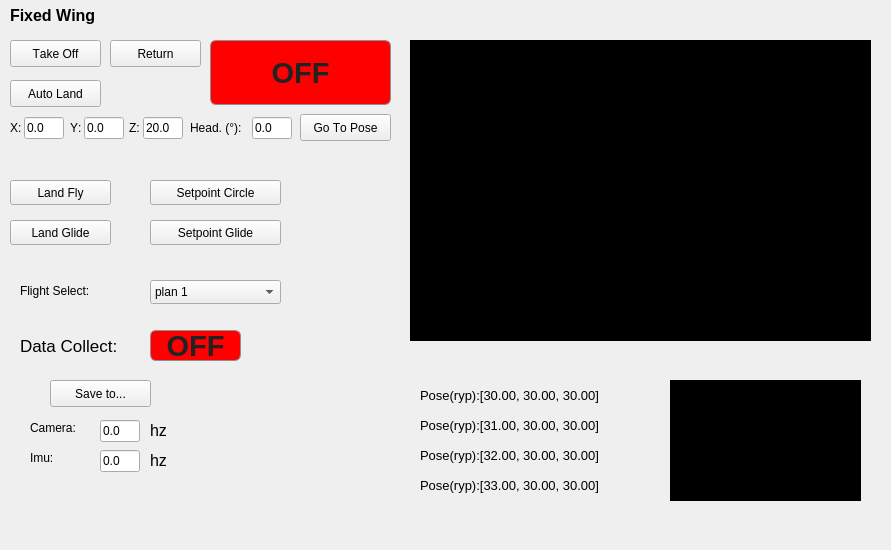
<?xml version="1.0" encoding="UTF-8"?>
<ui version="4.0">
 <class>QuadWidget</class>
 <widget class="QWidget" name="QuadWidget">
  <property name="geometry">
   <rect>
    <x>0</x>
    <y>0</y>
    <width>891</width>
    <height>550</height>
   </rect>
  </property>
  <property name="sizePolicy">
   <sizepolicy hsizetype="Minimum" vsizetype="Fixed">
    <horstretch>0</horstretch>
    <verstretch>0</verstretch>
   </sizepolicy>
  </property>
  <property name="minimumSize">
   <size>
    <width>330</width>
    <height>550</height>
   </size>
  </property>
  <property name="baseSize">
   <size>
    <width>0</width>
    <height>0</height>
   </size>
  </property>
  <property name="font">
   <font>
    <kerning>false</kerning>
   </font>
  </property>
  <property name="windowTitle">
   <string>Copilot</string>
  </property>
  <widget class="QLabel" name="label_8">
   <property name="geometry">
    <rect>
     <x>10</x>
     <y>0</y>
     <width>211</width>
     <height>31</height>
    </rect>
   </property>
   <property name="font">
    <font>
     <pointsize>12</pointsize>
     <weight>75</weight>
     <bold>true</bold>
    </font>
   </property>
   <property name="text">
    <string>Fixed Wing</string>
   </property>
  </widget>
  <widget class="QPushButton" name="button_take_off">
   <property name="geometry">
    <rect>
     <x>10</x>
     <y>40</y>
     <width>91</width>
     <height>27</height>
    </rect>
   </property>
   <property name="cursor">
    <cursorShape>ArrowCursor</cursorShape>
   </property>
   <property name="text">
    <string>Take Off</string>
   </property>
  </widget>
  <widget class="QPushButton" name="button_off">
   <property name="enabled">
    <bool>false</bool>
   </property>
   <property name="geometry">
    <rect>
     <x>210</x>
     <y>40</y>
     <width>181</width>
     <height>65</height>
    </rect>
   </property>
   <property name="font">
    <font>
     <pointsize>22</pointsize>
     <weight>75</weight>
     <bold>true</bold>
    </font>
   </property>
   <property name="cursor">
    <cursorShape>ArrowCursor</cursorShape>
   </property>
   <property name="autoFillBackground">
    <bool>false</bool>
   </property>
   <property name="styleSheet">
    <string notr="true">QPushButton:pressed { 
		    color: #ffffff;
        		border: 3px solid #8f8f91; 
        		border-radius: 6px; 
        		background-color: 
        		qlineargradient(x1: 0, y1: 0, x2: 0, y2: 1, stop: 0 #ff0000, stop: 1 #ff0000); }
QPushButton:disabled { 
			color: #222222;
        		border: 1px solid #8f8f91; 
        		border-radius: 6px; 
        		background-color: 
        		qlineargradient(x1: 0, y1: 0, x2: 0, y2: 1, stop: 0 #ff0000, stop: 1 #ff0000); }
QPushButton { 
			color: #000000;
        		border: 1px solid #8f8f91; 
        		border-radius: 6px; 
        		background-color: 
        		qlineargradient(x1: 0, y1: 0, x2: 0, y2: 1, stop: 0 #ff0000, stop: 1 #ff0000); }</string>
   </property>
   <property name="text">
    <string>OFF</string>
   </property>
  </widget>
  <widget class="QPushButton" name="button_return">
   <property name="geometry">
    <rect>
     <x>110</x>
     <y>40</y>
     <width>91</width>
     <height>27</height>
    </rect>
   </property>
   <property name="cursor">
    <cursorShape>ArrowCursor</cursorShape>
   </property>
   <property name="toolTip">
    <string>Reset velocities to zero</string>
   </property>
   <property name="text">
    <string>Return</string>
   </property>
  </widget>
  <widget class="QPushButton" name="button_go_to_pose">
   <property name="geometry">
    <rect>
     <x>300</x>
     <y>114</y>
     <width>91</width>
     <height>27</height>
    </rect>
   </property>
   <property name="font">
    <font>
     <weight>50</weight>
     <bold>false</bold>
    </font>
   </property>
   <property name="cursor">
    <cursorShape>ArrowCursor</cursorShape>
   </property>
   <property name="text">
    <string>Go To Pose</string>
   </property>
  </widget>
  <widget class="QPushButton" name="button_auto_land">
   <property name="geometry">
    <rect>
     <x>10</x>
     <y>80</y>
     <width>91</width>
     <height>27</height>
    </rect>
   </property>
   <property name="cursor">
    <cursorShape>ArrowCursor</cursorShape>
   </property>
   <property name="mouseTracking">
    <bool>false</bool>
   </property>
   <property name="text">
    <string>Auto Land</string>
   </property>
  </widget>
  <widget class="QLineEdit" name="go_to_pose_x">
   <property name="geometry">
    <rect>
     <x>24</x>
     <y>117</y>
     <width>40</width>
     <height>22</height>
    </rect>
   </property>
   <property name="text">
    <string>0.0</string>
   </property>
  </widget>
  <widget class="QLabel" name="label_go_to_pose_x">
   <property name="geometry">
    <rect>
     <x>10</x>
     <y>120</y>
     <width>16</width>
     <height>16</height>
    </rect>
   </property>
   <property name="text">
    <string>X:</string>
   </property>
  </widget>
  <widget class="QLabel" name="label_go_to_pose_y">
   <property name="geometry">
    <rect>
     <x>70</x>
     <y>120</y>
     <width>16</width>
     <height>16</height>
    </rect>
   </property>
   <property name="text">
    <string>Y:</string>
   </property>
  </widget>
  <widget class="QLineEdit" name="go_to_pose_y">
   <property name="geometry">
    <rect>
     <x>84</x>
     <y>117</y>
     <width>40</width>
     <height>22</height>
    </rect>
   </property>
   <property name="text">
    <string>0.0</string>
   </property>
  </widget>
  <widget class="QLabel" name="label_go_to_pose_z">
   <property name="geometry">
    <rect>
     <x>129</x>
     <y>120</y>
     <width>16</width>
     <height>16</height>
    </rect>
   </property>
   <property name="text">
    <string>Z:</string>
   </property>
  </widget>
  <widget class="QLineEdit" name="go_to_pose_z">
   <property name="geometry">
    <rect>
     <x>143</x>
     <y>117</y>
     <width>40</width>
     <height>22</height>
    </rect>
   </property>
   <property name="text">
    <string>20.0</string>
   </property>
  </widget>
  <widget class="QLabel" name="label_go_to_pose_heading">
   <property name="geometry">
    <rect>
     <x>190</x>
     <y>120</y>
     <width>61</width>
     <height>16</height>
    </rect>
   </property>
   <property name="text">
    <string>Head. (°):</string>
   </property>
  </widget>
  <widget class="QLineEdit" name="go_to_pose_heading">
   <property name="geometry">
    <rect>
     <x>252</x>
     <y>117</y>
     <width>40</width>
     <height>22</height>
    </rect>
   </property>
   <property name="text">
    <string>0.0</string>
   </property>
  </widget>
  <widget class="QPushButton" name="button_land_fly">
   <property name="geometry">
    <rect>
     <x>10</x>
     <y>180</y>
     <width>101</width>
     <height>25</height>
    </rect>
   </property>
   <property name="text">
    <string>Land Fly</string>
   </property>
  </widget>
  <widget class="QPushButton" name="button_land_glide">
   <property name="geometry">
    <rect>
     <x>10</x>
     <y>220</y>
     <width>101</width>
     <height>25</height>
    </rect>
   </property>
   <property name="text">
    <string>Land Glide</string>
   </property>
  </widget>
  <widget class="QPushButton" name="button_setpoint_circle">
   <property name="geometry">
    <rect>
     <x>150</x>
     <y>180</y>
     <width>131</width>
     <height>25</height>
    </rect>
   </property>
   <property name="text">
    <string>Setpoint Circle</string>
   </property>
  </widget>
  <widget class="QPushButton" name="button_setpoint_glide">
   <property name="geometry">
    <rect>
     <x>150</x>
     <y>220</y>
     <width>131</width>
     <height>25</height>
    </rect>
   </property>
   <property name="text">
    <string>Setpoint Glide</string>
   </property>
  </widget>
  <widget class="QLabel" name="ImageLabel_video">
   <property name="geometry">
    <rect>
     <x>410</x>
     <y>40</y>
     <width>461</width>
     <height>301</height>
    </rect>
   </property>
   <property name="palette">
    <palette>
     <active>
      <colorrole role="WindowText">
       <brush brushstyle="SolidPattern">
        <color alpha="255">
         <red>0</red>
         <green>0</green>
         <blue>0</blue>
        </color>
       </brush>
      </colorrole>
      <colorrole role="Button">
       <brush brushstyle="SolidPattern">
        <color alpha="255">
         <red>0</red>
         <green>0</green>
         <blue>0</blue>
        </color>
       </brush>
      </colorrole>
      <colorrole role="Light">
       <brush brushstyle="SolidPattern">
        <color alpha="255">
         <red>255</red>
         <green>255</green>
         <blue>255</blue>
        </color>
       </brush>
      </colorrole>
      <colorrole role="Midlight">
       <brush brushstyle="SolidPattern">
        <color alpha="255">
         <red>255</red>
         <green>255</green>
         <blue>255</blue>
        </color>
       </brush>
      </colorrole>
      <colorrole role="Dark">
       <brush brushstyle="SolidPattern">
        <color alpha="255">
         <red>127</red>
         <green>127</green>
         <blue>127</blue>
        </color>
       </brush>
      </colorrole>
      <colorrole role="Mid">
       <brush brushstyle="SolidPattern">
        <color alpha="255">
         <red>170</red>
         <green>170</green>
         <blue>170</blue>
        </color>
       </brush>
      </colorrole>
      <colorrole role="Text">
       <brush brushstyle="SolidPattern">
        <color alpha="255">
         <red>0</red>
         <green>0</green>
         <blue>0</blue>
        </color>
       </brush>
      </colorrole>
      <colorrole role="BrightText">
       <brush brushstyle="SolidPattern">
        <color alpha="255">
         <red>255</red>
         <green>255</green>
         <blue>255</blue>
        </color>
       </brush>
      </colorrole>
      <colorrole role="ButtonText">
       <brush brushstyle="SolidPattern">
        <color alpha="255">
         <red>0</red>
         <green>0</green>
         <blue>0</blue>
        </color>
       </brush>
      </colorrole>
      <colorrole role="Base">
       <brush brushstyle="SolidPattern">
        <color alpha="255">
         <red>0</red>
         <green>0</green>
         <blue>0</blue>
        </color>
       </brush>
      </colorrole>
      <colorrole role="Window">
       <brush brushstyle="SolidPattern">
        <color alpha="255">
         <red>0</red>
         <green>0</green>
         <blue>0</blue>
        </color>
       </brush>
      </colorrole>
      <colorrole role="Shadow">
       <brush brushstyle="SolidPattern">
        <color alpha="255">
         <red>0</red>
         <green>0</green>
         <blue>0</blue>
        </color>
       </brush>
      </colorrole>
      <colorrole role="AlternateBase">
       <brush brushstyle="SolidPattern">
        <color alpha="255">
         <red>255</red>
         <green>255</green>
         <blue>255</blue>
        </color>
       </brush>
      </colorrole>
      <colorrole role="ToolTipBase">
       <brush brushstyle="SolidPattern">
        <color alpha="255">
         <red>255</red>
         <green>255</green>
         <blue>220</blue>
        </color>
       </brush>
      </colorrole>
      <colorrole role="ToolTipText">
       <brush brushstyle="SolidPattern">
        <color alpha="255">
         <red>0</red>
         <green>0</green>
         <blue>0</blue>
        </color>
       </brush>
      </colorrole>
     </active>
     <inactive>
      <colorrole role="WindowText">
       <brush brushstyle="SolidPattern">
        <color alpha="255">
         <red>0</red>
         <green>0</green>
         <blue>0</blue>
        </color>
       </brush>
      </colorrole>
      <colorrole role="Button">
       <brush brushstyle="SolidPattern">
        <color alpha="255">
         <red>0</red>
         <green>0</green>
         <blue>0</blue>
        </color>
       </brush>
      </colorrole>
      <colorrole role="Light">
       <brush brushstyle="SolidPattern">
        <color alpha="255">
         <red>255</red>
         <green>255</green>
         <blue>255</blue>
        </color>
       </brush>
      </colorrole>
      <colorrole role="Midlight">
       <brush brushstyle="SolidPattern">
        <color alpha="255">
         <red>255</red>
         <green>255</green>
         <blue>255</blue>
        </color>
       </brush>
      </colorrole>
      <colorrole role="Dark">
       <brush brushstyle="SolidPattern">
        <color alpha="255">
         <red>127</red>
         <green>127</green>
         <blue>127</blue>
        </color>
       </brush>
      </colorrole>
      <colorrole role="Mid">
       <brush brushstyle="SolidPattern">
        <color alpha="255">
         <red>170</red>
         <green>170</green>
         <blue>170</blue>
        </color>
       </brush>
      </colorrole>
      <colorrole role="Text">
       <brush brushstyle="SolidPattern">
        <color alpha="255">
         <red>0</red>
         <green>0</green>
         <blue>0</blue>
        </color>
       </brush>
      </colorrole>
      <colorrole role="BrightText">
       <brush brushstyle="SolidPattern">
        <color alpha="255">
         <red>255</red>
         <green>255</green>
         <blue>255</blue>
        </color>
       </brush>
      </colorrole>
      <colorrole role="ButtonText">
       <brush brushstyle="SolidPattern">
        <color alpha="255">
         <red>0</red>
         <green>0</green>
         <blue>0</blue>
        </color>
       </brush>
      </colorrole>
      <colorrole role="Base">
       <brush brushstyle="SolidPattern">
        <color alpha="255">
         <red>0</red>
         <green>0</green>
         <blue>0</blue>
        </color>
       </brush>
      </colorrole>
      <colorrole role="Window">
       <brush brushstyle="SolidPattern">
        <color alpha="255">
         <red>0</red>
         <green>0</green>
         <blue>0</blue>
        </color>
       </brush>
      </colorrole>
      <colorrole role="Shadow">
       <brush brushstyle="SolidPattern">
        <color alpha="255">
         <red>0</red>
         <green>0</green>
         <blue>0</blue>
        </color>
       </brush>
      </colorrole>
      <colorrole role="AlternateBase">
       <brush brushstyle="SolidPattern">
        <color alpha="255">
         <red>255</red>
         <green>255</green>
         <blue>255</blue>
        </color>
       </brush>
      </colorrole>
      <colorrole role="ToolTipBase">
       <brush brushstyle="SolidPattern">
        <color alpha="255">
         <red>255</red>
         <green>255</green>
         <blue>220</blue>
        </color>
       </brush>
      </colorrole>
      <colorrole role="ToolTipText">
       <brush brushstyle="SolidPattern">
        <color alpha="255">
         <red>0</red>
         <green>0</green>
         <blue>0</blue>
        </color>
       </brush>
      </colorrole>
     </inactive>
     <disabled>
      <colorrole role="WindowText">
       <brush brushstyle="SolidPattern">
        <color alpha="255">
         <red>127</red>
         <green>127</green>
         <blue>127</blue>
        </color>
       </brush>
      </colorrole>
      <colorrole role="Button">
       <brush brushstyle="SolidPattern">
        <color alpha="255">
         <red>0</red>
         <green>0</green>
         <blue>0</blue>
        </color>
       </brush>
      </colorrole>
      <colorrole role="Light">
       <brush brushstyle="SolidPattern">
        <color alpha="255">
         <red>255</red>
         <green>255</green>
         <blue>255</blue>
        </color>
       </brush>
      </colorrole>
      <colorrole role="Midlight">
       <brush brushstyle="SolidPattern">
        <color alpha="255">
         <red>255</red>
         <green>255</green>
         <blue>255</blue>
        </color>
       </brush>
      </colorrole>
      <colorrole role="Dark">
       <brush brushstyle="SolidPattern">
        <color alpha="255">
         <red>127</red>
         <green>127</green>
         <blue>127</blue>
        </color>
       </brush>
      </colorrole>
      <colorrole role="Mid">
       <brush brushstyle="SolidPattern">
        <color alpha="255">
         <red>170</red>
         <green>170</green>
         <blue>170</blue>
        </color>
       </brush>
      </colorrole>
      <colorrole role="Text">
       <brush brushstyle="SolidPattern">
        <color alpha="255">
         <red>127</red>
         <green>127</green>
         <blue>127</blue>
        </color>
       </brush>
      </colorrole>
      <colorrole role="BrightText">
       <brush brushstyle="SolidPattern">
        <color alpha="255">
         <red>255</red>
         <green>255</green>
         <blue>255</blue>
        </color>
       </brush>
      </colorrole>
      <colorrole role="ButtonText">
       <brush brushstyle="SolidPattern">
        <color alpha="255">
         <red>127</red>
         <green>127</green>
         <blue>127</blue>
        </color>
       </brush>
      </colorrole>
      <colorrole role="Base">
       <brush brushstyle="SolidPattern">
        <color alpha="255">
         <red>0</red>
         <green>0</green>
         <blue>0</blue>
        </color>
       </brush>
      </colorrole>
      <colorrole role="Window">
       <brush brushstyle="SolidPattern">
        <color alpha="255">
         <red>0</red>
         <green>0</green>
         <blue>0</blue>
        </color>
       </brush>
      </colorrole>
      <colorrole role="Shadow">
       <brush brushstyle="SolidPattern">
        <color alpha="255">
         <red>0</red>
         <green>0</green>
         <blue>0</blue>
        </color>
       </brush>
      </colorrole>
      <colorrole role="AlternateBase">
       <brush brushstyle="SolidPattern">
        <color alpha="255">
         <red>255</red>
         <green>255</green>
         <blue>255</blue>
        </color>
       </brush>
      </colorrole>
      <colorrole role="ToolTipBase">
       <brush brushstyle="SolidPattern">
        <color alpha="255">
         <red>255</red>
         <green>255</green>
         <blue>220</blue>
        </color>
       </brush>
      </colorrole>
      <colorrole role="ToolTipText">
       <brush brushstyle="SolidPattern">
        <color alpha="255">
         <red>0</red>
         <green>0</green>
         <blue>0</blue>
        </color>
       </brush>
      </colorrole>
     </disabled>
    </palette>
   </property>
   <property name="styleSheet">
    <string notr="true">background-color: rgb(0, 0, 0);</string>
   </property>
   <property name="text">
    <string/>
   </property>
  </widget>
  <widget class="QComboBox" name="PixelFormat">
   <property name="geometry">
    <rect>
     <x>150</x>
     <y>280</y>
     <width>131</width>
     <height>24</height>
    </rect>
   </property>
   <property name="editable">
    <bool>false</bool>
   </property>
   <item>
    <property name="text">
     <string>plan 1</string>
    </property>
   </item>
   <item>
    <property name="text">
     <string>plan 2</string>
    </property>
   </item>
  </widget>
  <widget class="QLabel" name="label_flight_select">
   <property name="geometry">
    <rect>
     <x>20</x>
     <y>270</y>
     <width>101</width>
     <height>41</height>
    </rect>
   </property>
   <property name="text">
    <string>Flight Select:</string>
   </property>
  </widget>
  <widget class="QLabel" name="label_pose_1">
   <property name="geometry">
    <rect>
     <x>420</x>
     <y>380</y>
     <width>391</width>
     <height>31</height>
    </rect>
   </property>
   <property name="font">
    <font>
     <pointsize>10</pointsize>
    </font>
   </property>
   <property name="text">
    <string>Pose(ryp):[30.00, 30.00, 30.00]</string>
   </property>
  </widget>
  <widget class="QLabel" name="label_pose_2">
   <property name="geometry">
    <rect>
     <x>420</x>
     <y>410</y>
     <width>391</width>
     <height>31</height>
    </rect>
   </property>
   <property name="font">
    <font>
     <pointsize>10</pointsize>
    </font>
   </property>
   <property name="text">
    <string>Pose(ryp):[31.00, 30.00, 30.00]</string>
   </property>
  </widget>
  <widget class="QLabel" name="label_pose_3">
   <property name="geometry">
    <rect>
     <x>420</x>
     <y>440</y>
     <width>391</width>
     <height>31</height>
    </rect>
   </property>
   <property name="font">
    <font>
     <pointsize>10</pointsize>
    </font>
   </property>
   <property name="text">
    <string>Pose(ryp):[32.00, 30.00, 30.00]</string>
   </property>
  </widget>
  <widget class="QLabel" name="label_pose_4">
   <property name="geometry">
    <rect>
     <x>420</x>
     <y>470</y>
     <width>391</width>
     <height>31</height>
    </rect>
   </property>
   <property name="font">
    <font>
     <pointsize>10</pointsize>
    </font>
   </property>
   <property name="text">
    <string>Pose(ryp):[33.00, 30.00, 30.00]</string>
   </property>
  </widget>
  <widget class="QPushButton" name="button_off_2">
   <property name="enabled">
    <bool>false</bool>
   </property>
   <property name="geometry">
    <rect>
     <x>150</x>
     <y>330</y>
     <width>91</width>
     <height>31</height>
    </rect>
   </property>
   <property name="font">
    <font>
     <pointsize>22</pointsize>
     <weight>75</weight>
     <bold>true</bold>
    </font>
   </property>
   <property name="cursor">
    <cursorShape>ArrowCursor</cursorShape>
   </property>
   <property name="autoFillBackground">
    <bool>false</bool>
   </property>
   <property name="styleSheet">
    <string notr="true">QPushButton:pressed { 
		    color: #ffffff;
        		border: 3px solid #8f8f91; 
        		border-radius: 6px; 
        		background-color: 
        		qlineargradient(x1: 0, y1: 0, x2: 0, y2: 1, stop: 0 #ff0000, stop: 1 #ff0000); }
QPushButton:disabled { 
			color: #222222;
        		border: 1px solid #8f8f91; 
        		border-radius: 6px; 
        		background-color: 
        		qlineargradient(x1: 0, y1: 0, x2: 0, y2: 1, stop: 0 #ff0000, stop: 1 #ff0000); }
QPushButton { 
			color: #000000;
        		border: 1px solid #8f8f91; 
        		border-radius: 6px; 
        		background-color: 
        		qlineargradient(x1: 0, y1: 0, x2: 0, y2: 1, stop: 0 #ff0000, stop: 1 #ff0000); }</string>
   </property>
   <property name="text">
    <string>OFF</string>
   </property>
  </widget>
  <widget class="QLabel" name="label_data_collect">
   <property name="geometry">
    <rect>
     <x>20</x>
     <y>320</y>
     <width>111</width>
     <height>51</height>
    </rect>
   </property>
   <property name="font">
    <font>
     <pointsize>13</pointsize>
    </font>
   </property>
   <property name="text">
    <string>Data Collect:</string>
   </property>
  </widget>
  <widget class="QPushButton" name="button_save_data_collect">
   <property name="geometry">
    <rect>
     <x>50</x>
     <y>380</y>
     <width>101</width>
     <height>27</height>
    </rect>
   </property>
   <property name="cursor">
    <cursorShape>ArrowCursor</cursorShape>
   </property>
   <property name="text">
    <string>Save to...</string>
   </property>
  </widget>
  <widget class="QLabel" name="label_go_to_pose_x_2">
   <property name="geometry">
    <rect>
     <x>30</x>
     <y>420</y>
     <width>61</width>
     <height>16</height>
    </rect>
   </property>
   <property name="text">
    <string>Camera:</string>
   </property>
  </widget>
  <widget class="QLabel" name="label_go_to_pose_x_3">
   <property name="geometry">
    <rect>
     <x>30</x>
     <y>450</y>
     <width>61</width>
     <height>16</height>
    </rect>
   </property>
   <property name="text">
    <string>Imu:</string>
   </property>
  </widget>
  <widget class="QLineEdit" name="go_to_pose_x_2">
   <property name="geometry">
    <rect>
     <x>100</x>
     <y>420</y>
     <width>40</width>
     <height>22</height>
    </rect>
   </property>
   <property name="text">
    <string>0.0</string>
   </property>
  </widget>
  <widget class="QLineEdit" name="go_to_pose_x_3">
   <property name="geometry">
    <rect>
     <x>100</x>
     <y>450</y>
     <width>40</width>
     <height>22</height>
    </rect>
   </property>
   <property name="text">
    <string>0.0</string>
   </property>
  </widget>
  <widget class="QLabel" name="label_go_to_pose_x_4">
   <property name="geometry">
    <rect>
     <x>150</x>
     <y>420</y>
     <width>61</width>
     <height>21</height>
    </rect>
   </property>
   <property name="font">
    <font>
     <pointsize>12</pointsize>
    </font>
   </property>
   <property name="text">
    <string>hz</string>
   </property>
  </widget>
  <widget class="QLabel" name="label_go_to_pose_x_5">
   <property name="geometry">
    <rect>
     <x>150</x>
     <y>450</y>
     <width>61</width>
     <height>21</height>
    </rect>
   </property>
   <property name="font">
    <font>
     <pointsize>12</pointsize>
    </font>
   </property>
   <property name="text">
    <string>hz</string>
   </property>
  </widget>
  <widget class="QLabel" name="ImageLabel_lidar">
   <property name="geometry">
    <rect>
     <x>670</x>
     <y>380</y>
     <width>191</width>
     <height>121</height>
    </rect>
   </property>
   <property name="palette">
    <palette>
     <active>
      <colorrole role="WindowText">
       <brush brushstyle="SolidPattern">
        <color alpha="255">
         <red>0</red>
         <green>0</green>
         <blue>0</blue>
        </color>
       </brush>
      </colorrole>
      <colorrole role="Button">
       <brush brushstyle="SolidPattern">
        <color alpha="255">
         <red>0</red>
         <green>0</green>
         <blue>0</blue>
        </color>
       </brush>
      </colorrole>
      <colorrole role="Light">
       <brush brushstyle="SolidPattern">
        <color alpha="255">
         <red>255</red>
         <green>255</green>
         <blue>255</blue>
        </color>
       </brush>
      </colorrole>
      <colorrole role="Midlight">
       <brush brushstyle="SolidPattern">
        <color alpha="255">
         <red>255</red>
         <green>255</green>
         <blue>255</blue>
        </color>
       </brush>
      </colorrole>
      <colorrole role="Dark">
       <brush brushstyle="SolidPattern">
        <color alpha="255">
         <red>127</red>
         <green>127</green>
         <blue>127</blue>
        </color>
       </brush>
      </colorrole>
      <colorrole role="Mid">
       <brush brushstyle="SolidPattern">
        <color alpha="255">
         <red>170</red>
         <green>170</green>
         <blue>170</blue>
        </color>
       </brush>
      </colorrole>
      <colorrole role="Text">
       <brush brushstyle="SolidPattern">
        <color alpha="255">
         <red>0</red>
         <green>0</green>
         <blue>0</blue>
        </color>
       </brush>
      </colorrole>
      <colorrole role="BrightText">
       <brush brushstyle="SolidPattern">
        <color alpha="255">
         <red>255</red>
         <green>255</green>
         <blue>255</blue>
        </color>
       </brush>
      </colorrole>
      <colorrole role="ButtonText">
       <brush brushstyle="SolidPattern">
        <color alpha="255">
         <red>0</red>
         <green>0</green>
         <blue>0</blue>
        </color>
       </brush>
      </colorrole>
      <colorrole role="Base">
       <brush brushstyle="SolidPattern">
        <color alpha="255">
         <red>0</red>
         <green>0</green>
         <blue>0</blue>
        </color>
       </brush>
      </colorrole>
      <colorrole role="Window">
       <brush brushstyle="SolidPattern">
        <color alpha="255">
         <red>0</red>
         <green>0</green>
         <blue>0</blue>
        </color>
       </brush>
      </colorrole>
      <colorrole role="Shadow">
       <brush brushstyle="SolidPattern">
        <color alpha="255">
         <red>0</red>
         <green>0</green>
         <blue>0</blue>
        </color>
       </brush>
      </colorrole>
      <colorrole role="AlternateBase">
       <brush brushstyle="SolidPattern">
        <color alpha="255">
         <red>255</red>
         <green>255</green>
         <blue>255</blue>
        </color>
       </brush>
      </colorrole>
      <colorrole role="ToolTipBase">
       <brush brushstyle="SolidPattern">
        <color alpha="255">
         <red>255</red>
         <green>255</green>
         <blue>220</blue>
        </color>
       </brush>
      </colorrole>
      <colorrole role="ToolTipText">
       <brush brushstyle="SolidPattern">
        <color alpha="255">
         <red>0</red>
         <green>0</green>
         <blue>0</blue>
        </color>
       </brush>
      </colorrole>
     </active>
     <inactive>
      <colorrole role="WindowText">
       <brush brushstyle="SolidPattern">
        <color alpha="255">
         <red>0</red>
         <green>0</green>
         <blue>0</blue>
        </color>
       </brush>
      </colorrole>
      <colorrole role="Button">
       <brush brushstyle="SolidPattern">
        <color alpha="255">
         <red>0</red>
         <green>0</green>
         <blue>0</blue>
        </color>
       </brush>
      </colorrole>
      <colorrole role="Light">
       <brush brushstyle="SolidPattern">
        <color alpha="255">
         <red>255</red>
         <green>255</green>
         <blue>255</blue>
        </color>
       </brush>
      </colorrole>
      <colorrole role="Midlight">
       <brush brushstyle="SolidPattern">
        <color alpha="255">
         <red>255</red>
         <green>255</green>
         <blue>255</blue>
        </color>
       </brush>
      </colorrole>
      <colorrole role="Dark">
       <brush brushstyle="SolidPattern">
        <color alpha="255">
         <red>127</red>
         <green>127</green>
         <blue>127</blue>
        </color>
       </brush>
      </colorrole>
      <colorrole role="Mid">
       <brush brushstyle="SolidPattern">
        <color alpha="255">
         <red>170</red>
         <green>170</green>
         <blue>170</blue>
        </color>
       </brush>
      </colorrole>
      <colorrole role="Text">
       <brush brushstyle="SolidPattern">
        <color alpha="255">
         <red>0</red>
         <green>0</green>
         <blue>0</blue>
        </color>
       </brush>
      </colorrole>
      <colorrole role="BrightText">
       <brush brushstyle="SolidPattern">
        <color alpha="255">
         <red>255</red>
         <green>255</green>
         <blue>255</blue>
        </color>
       </brush>
      </colorrole>
      <colorrole role="ButtonText">
       <brush brushstyle="SolidPattern">
        <color alpha="255">
         <red>0</red>
         <green>0</green>
         <blue>0</blue>
        </color>
       </brush>
      </colorrole>
      <colorrole role="Base">
       <brush brushstyle="SolidPattern">
        <color alpha="255">
         <red>0</red>
         <green>0</green>
         <blue>0</blue>
        </color>
       </brush>
      </colorrole>
      <colorrole role="Window">
       <brush brushstyle="SolidPattern">
        <color alpha="255">
         <red>0</red>
         <green>0</green>
         <blue>0</blue>
        </color>
       </brush>
      </colorrole>
      <colorrole role="Shadow">
       <brush brushstyle="SolidPattern">
        <color alpha="255">
         <red>0</red>
         <green>0</green>
         <blue>0</blue>
        </color>
       </brush>
      </colorrole>
      <colorrole role="AlternateBase">
       <brush brushstyle="SolidPattern">
        <color alpha="255">
         <red>255</red>
         <green>255</green>
         <blue>255</blue>
        </color>
       </brush>
      </colorrole>
      <colorrole role="ToolTipBase">
       <brush brushstyle="SolidPattern">
        <color alpha="255">
         <red>255</red>
         <green>255</green>
         <blue>220</blue>
        </color>
       </brush>
      </colorrole>
      <colorrole role="ToolTipText">
       <brush brushstyle="SolidPattern">
        <color alpha="255">
         <red>0</red>
         <green>0</green>
         <blue>0</blue>
        </color>
       </brush>
      </colorrole>
     </inactive>
     <disabled>
      <colorrole role="WindowText">
       <brush brushstyle="SolidPattern">
        <color alpha="255">
         <red>127</red>
         <green>127</green>
         <blue>127</blue>
        </color>
       </brush>
      </colorrole>
      <colorrole role="Button">
       <brush brushstyle="SolidPattern">
        <color alpha="255">
         <red>0</red>
         <green>0</green>
         <blue>0</blue>
        </color>
       </brush>
      </colorrole>
      <colorrole role="Light">
       <brush brushstyle="SolidPattern">
        <color alpha="255">
         <red>255</red>
         <green>255</green>
         <blue>255</blue>
        </color>
       </brush>
      </colorrole>
      <colorrole role="Midlight">
       <brush brushstyle="SolidPattern">
        <color alpha="255">
         <red>255</red>
         <green>255</green>
         <blue>255</blue>
        </color>
       </brush>
      </colorrole>
      <colorrole role="Dark">
       <brush brushstyle="SolidPattern">
        <color alpha="255">
         <red>127</red>
         <green>127</green>
         <blue>127</blue>
        </color>
       </brush>
      </colorrole>
      <colorrole role="Mid">
       <brush brushstyle="SolidPattern">
        <color alpha="255">
         <red>170</red>
         <green>170</green>
         <blue>170</blue>
        </color>
       </brush>
      </colorrole>
      <colorrole role="Text">
       <brush brushstyle="SolidPattern">
        <color alpha="255">
         <red>127</red>
         <green>127</green>
         <blue>127</blue>
        </color>
       </brush>
      </colorrole>
      <colorrole role="BrightText">
       <brush brushstyle="SolidPattern">
        <color alpha="255">
         <red>255</red>
         <green>255</green>
         <blue>255</blue>
        </color>
       </brush>
      </colorrole>
      <colorrole role="ButtonText">
       <brush brushstyle="SolidPattern">
        <color alpha="255">
         <red>127</red>
         <green>127</green>
         <blue>127</blue>
        </color>
       </brush>
      </colorrole>
      <colorrole role="Base">
       <brush brushstyle="SolidPattern">
        <color alpha="255">
         <red>0</red>
         <green>0</green>
         <blue>0</blue>
        </color>
       </brush>
      </colorrole>
      <colorrole role="Window">
       <brush brushstyle="SolidPattern">
        <color alpha="255">
         <red>0</red>
         <green>0</green>
         <blue>0</blue>
        </color>
       </brush>
      </colorrole>
      <colorrole role="Shadow">
       <brush brushstyle="SolidPattern">
        <color alpha="255">
         <red>0</red>
         <green>0</green>
         <blue>0</blue>
        </color>
       </brush>
      </colorrole>
      <colorrole role="AlternateBase">
       <brush brushstyle="SolidPattern">
        <color alpha="255">
         <red>255</red>
         <green>255</green>
         <blue>255</blue>
        </color>
       </brush>
      </colorrole>
      <colorrole role="ToolTipBase">
       <brush brushstyle="SolidPattern">
        <color alpha="255">
         <red>255</red>
         <green>255</green>
         <blue>220</blue>
        </color>
       </brush>
      </colorrole>
      <colorrole role="ToolTipText">
       <brush brushstyle="SolidPattern">
        <color alpha="255">
         <red>0</red>
         <green>0</green>
         <blue>0</blue>
        </color>
       </brush>
      </colorrole>
     </disabled>
    </palette>
   </property>
   <property name="styleSheet">
    <string notr="true">background-color: rgb(0, 0, 0);</string>
   </property>
   <property name="text">
    <string/>
   </property>
  </widget>
 </widget>
 <resources/>
 <connections/>
</ui>
